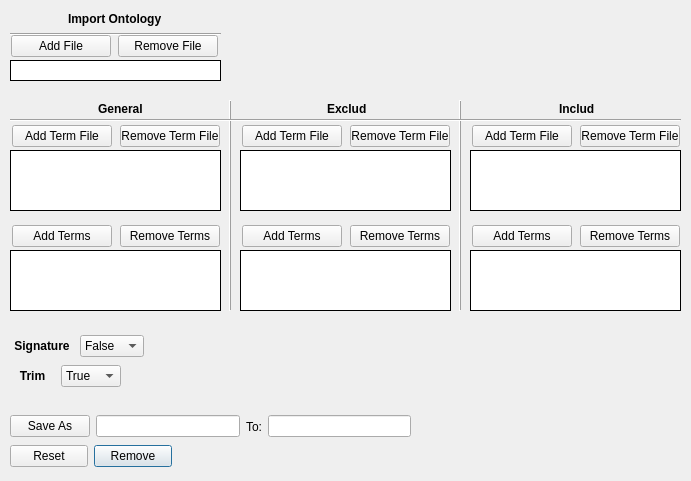
      <widget class="QWidget" name="Remove">
       <attribute name="title">
        <string>Remove</string>
       </attribute>
       <widget class="QListWidget" name="removeGeneralFileName">
        <property name="geometry">
         <rect>
          <x>10</x>
          <y>150</y>
          <width>211</width>
          <height>61</height>
         </rect>
        </property>
        <property name="frameShape">
         <enum>QFrame::Box</enum>
        </property>
        <property name="frameShadow">
         <enum>QFrame::Plain</enum>
        </property>
       </widget>
       <widget class="QWidget" name="layoutWidget_283">
        <property name="geometry">
         <rect>
          <x>10</x>
          <y>30</y>
          <width>211</width>
          <height>32</height>
         </rect>
        </property>
        <layout class="QHBoxLayout" name="horizontalLayout_307">
         <item>
          <widget class="QPushButton" name="removeAddOntology">
           <property name="sizePolicy">
            <sizepolicy hsizetype="Ignored" vsizetype="Fixed">
             <horstretch>0</horstretch>
             <verstretch>0</verstretch>
            </sizepolicy>
           </property>
           <property name="minimumSize">
            <size>
             <width>100</width>
             <height>0</height>
            </size>
           </property>
           <property name="maximumSize">
            <size>
             <width>100</width>
             <height>16777215</height>
            </size>
           </property>
           <property name="focusPolicy">
            <enum>Qt::NoFocus</enum>
           </property>
           <property name="contextMenuPolicy">
            <enum>Qt::DefaultContextMenu</enum>
           </property>
           <property name="text">
            <string>Add File</string>
           </property>
           <property name="default">
            <bool>false</bool>
           </property>
           <property name="flat">
            <bool>false</bool>
           </property>
          </widget>
         </item>
         <item>
          <widget class="QPushButton" name="removeRemoveOntology">
           <property name="sizePolicy">
            <sizepolicy hsizetype="Ignored" vsizetype="Fixed">
             <horstretch>0</horstretch>
             <verstretch>0</verstretch>
            </sizepolicy>
           </property>
           <property name="minimumSize">
            <size>
             <width>100</width>
             <height>0</height>
            </size>
           </property>
           <property name="maximumSize">
            <size>
             <width>100</width>
             <height>16777215</height>
            </size>
           </property>
           <property name="focusPolicy">
            <enum>Qt::NoFocus</enum>
           </property>
           <property name="text">
            <string>Remove File</string>
           </property>
          </widget>
         </item>
        </layout>
       </widget>
       <widget class="QListWidget" name="removeOntologyName">
        <property name="geometry">
         <rect>
          <x>10</x>
          <y>60</y>
          <width>211</width>
          <height>21</height>
         </rect>
        </property>
        <property name="frameShape">
         <enum>QFrame::Box</enum>
        </property>
        <property name="frameShadow">
         <enum>QFrame::Plain</enum>
        </property>
       </widget>
       <widget class="QWidget" name="layoutWidget_285">
        <property name="geometry">
         <rect>
          <x>10</x>
          <y>220</y>
          <width>212</width>
          <height>32</height>
         </rect>
        </property>
        <layout class="QHBoxLayout" name="horizontalLayout_311">
         <item>
          <widget class="QPushButton" name="removeGeneralAddTerm">
           <property name="sizePolicy">
            <sizepolicy hsizetype="Ignored" vsizetype="Fixed">
             <horstretch>0</horstretch>
             <verstretch>0</verstretch>
            </sizepolicy>
           </property>
           <property name="minimumSize">
            <size>
             <width>100</width>
             <height>0</height>
            </size>
           </property>
           <property name="maximumSize">
            <size>
             <width>100</width>
             <height>16777215</height>
            </size>
           </property>
           <property name="focusPolicy">
            <enum>Qt::NoFocus</enum>
           </property>
           <property name="contextMenuPolicy">
            <enum>Qt::DefaultContextMenu</enum>
           </property>
           <property name="text">
            <string>Add Terms</string>
           </property>
           <property name="default">
            <bool>false</bool>
           </property>
           <property name="flat">
            <bool>false</bool>
           </property>
          </widget>
         </item>
         <item>
          <widget class="QPushButton" name="removeGeneralRemoveTerm">
           <property name="sizePolicy">
            <sizepolicy hsizetype="Ignored" vsizetype="Fixed">
             <horstretch>0</horstretch>
             <verstretch>0</verstretch>
            </sizepolicy>
           </property>
           <property name="minimumSize">
            <size>
             <width>100</width>
             <height>0</height>
            </size>
           </property>
           <property name="maximumSize">
            <size>
             <width>100</width>
             <height>16777215</height>
            </size>
           </property>
           <property name="focusPolicy">
            <enum>Qt::NoFocus</enum>
           </property>
           <property name="text">
            <string>Remove Terms</string>
           </property>
          </widget>
         </item>
        </layout>
       </widget>
       <widget class="QListWidget" name="removeGeneralTermName">
        <property name="geometry">
         <rect>
          <x>10</x>
          <y>250</y>
          <width>211</width>
          <height>61</height>
         </rect>
        </property>
        <property name="frameShape">
         <enum>QFrame::Box</enum>
        </property>
        <property name="frameShadow">
         <enum>QFrame::Plain</enum>
        </property>
       </widget>
       <widget class="QListWidget" name="removeExcludeFileName">
        <property name="geometry">
         <rect>
          <x>240</x>
          <y>150</y>
          <width>211</width>
          <height>61</height>
         </rect>
        </property>
        <property name="frameShape">
         <enum>QFrame::Box</enum>
        </property>
        <property name="frameShadow">
         <enum>QFrame::Plain</enum>
        </property>
       </widget>
       <widget class="QListWidget" name="removeExcludeTermName">
        <property name="geometry">
         <rect>
          <x>240</x>
          <y>250</y>
          <width>211</width>
          <height>61</height>
         </rect>
        </property>
        <property name="frameShape">
         <enum>QFrame::Box</enum>
        </property>
        <property name="frameShadow">
         <enum>QFrame::Plain</enum>
        </property>
       </widget>
       <widget class="QWidget" name="layoutWidget_286">
        <property name="geometry">
         <rect>
          <x>240</x>
          <y>220</y>
          <width>212</width>
          <height>32</height>
         </rect>
        </property>
        <layout class="QHBoxLayout" name="horizontalLayout_312">
         <item>
          <widget class="QPushButton" name="removeExcludeAddTerm">
           <property name="sizePolicy">
            <sizepolicy hsizetype="Ignored" vsizetype="Fixed">
             <horstretch>0</horstretch>
             <verstretch>0</verstretch>
            </sizepolicy>
           </property>
           <property name="minimumSize">
            <size>
             <width>100</width>
             <height>0</height>
            </size>
           </property>
           <property name="maximumSize">
            <size>
             <width>100</width>
             <height>16777215</height>
            </size>
           </property>
           <property name="focusPolicy">
            <enum>Qt::NoFocus</enum>
           </property>
           <property name="contextMenuPolicy">
            <enum>Qt::DefaultContextMenu</enum>
           </property>
           <property name="text">
            <string>Add Terms</string>
           </property>
           <property name="default">
            <bool>false</bool>
           </property>
           <property name="flat">
            <bool>false</bool>
           </property>
          </widget>
         </item>
         <item>
          <widget class="QPushButton" name="removeExcludeRemoveTerm">
           <property name="sizePolicy">
            <sizepolicy hsizetype="Ignored" vsizetype="Fixed">
             <horstretch>0</horstretch>
             <verstretch>0</verstretch>
            </sizepolicy>
           </property>
           <property name="minimumSize">
            <size>
             <width>100</width>
             <height>0</height>
            </size>
           </property>
           <property name="maximumSize">
            <size>
             <width>100</width>
             <height>16777215</height>
            </size>
           </property>
           <property name="focusPolicy">
            <enum>Qt::NoFocus</enum>
           </property>
           <property name="text">
            <string>Remove Terms</string>
           </property>
          </widget>
         </item>
        </layout>
       </widget>
       <widget class="Line" name="line_3">
        <property name="geometry">
         <rect>
          <x>220</x>
          <y>100</y>
          <width>20</width>
          <height>211</height>
         </rect>
        </property>
        <property name="frameShadow">
         <enum>QFrame::Raised</enum>
        </property>
        <property name="orientation">
         <enum>Qt::Vertical</enum>
        </property>
       </widget>
       <widget class="QWidget" name="layoutWidget_289">
        <property name="geometry">
         <rect>
          <x>470</x>
          <y>220</y>
          <width>212</width>
          <height>32</height>
         </rect>
        </property>
        <layout class="QHBoxLayout" name="horizontalLayout_315">
         <item>
          <widget class="QPushButton" name="removeIncludeAddTerm">
           <property name="sizePolicy">
            <sizepolicy hsizetype="Ignored" vsizetype="Fixed">
             <horstretch>0</horstretch>
             <verstretch>0</verstretch>
            </sizepolicy>
           </property>
           <property name="minimumSize">
            <size>
             <width>100</width>
             <height>0</height>
            </size>
           </property>
           <property name="maximumSize">
            <size>
             <width>100</width>
             <height>16777215</height>
            </size>
           </property>
           <property name="focusPolicy">
            <enum>Qt::NoFocus</enum>
           </property>
           <property name="contextMenuPolicy">
            <enum>Qt::DefaultContextMenu</enum>
           </property>
           <property name="text">
            <string>Add Terms</string>
           </property>
           <property name="default">
            <bool>false</bool>
           </property>
           <property name="flat">
            <bool>false</bool>
           </property>
          </widget>
         </item>
         <item>
          <widget class="QPushButton" name="removeIncludeRemoveTerm">
           <property name="sizePolicy">
            <sizepolicy hsizetype="Ignored" vsizetype="Fixed">
             <horstretch>0</horstretch>
             <verstretch>0</verstretch>
            </sizepolicy>
           </property>
           <property name="minimumSize">
            <size>
             <width>100</width>
             <height>0</height>
            </size>
           </property>
           <property name="maximumSize">
            <size>
             <width>100</width>
             <height>16777215</height>
            </size>
           </property>
           <property name="focusPolicy">
            <enum>Qt::NoFocus</enum>
           </property>
           <property name="text">
            <string>Remove Terms</string>
           </property>
          </widget>
         </item>
        </layout>
       </widget>
       <widget class="QListWidget" name="removeIncludeTermName">
        <property name="geometry">
         <rect>
          <x>470</x>
          <y>250</y>
          <width>211</width>
          <height>61</height>
         </rect>
        </property>
        <property name="frameShape">
         <enum>QFrame::Box</enum>
        </property>
        <property name="frameShadow">
         <enum>QFrame::Plain</enum>
        </property>
       </widget>
       <widget class="Line" name="line_5">
        <property name="geometry">
         <rect>
          <x>450</x>
          <y>100</y>
          <width>20</width>
          <height>211</height>
         </rect>
        </property>
        <property name="frameShadow">
         <enum>QFrame::Raised</enum>
        </property>
        <property name="orientation">
         <enum>Qt::Vertical</enum>
        </property>
       </widget>
       <widget class="QListWidget" name="removeIncludeFileName">
        <property name="geometry">
         <rect>
          <x>470</x>
          <y>150</y>
          <width>211</width>
          <height>61</height>
         </rect>
        </property>
        <property name="frameShape">
         <enum>QFrame::Box</enum>
        </property>
        <property name="frameShadow">
         <enum>QFrame::Plain</enum>
        </property>
       </widget>
       <widget class="Line" name="line_11">
        <property name="geometry">
         <rect>
          <x>10</x>
          <y>110</y>
          <width>671</width>
          <height>20</height>
         </rect>
        </property>
        <property name="orientation">
         <enum>Qt::Horizontal</enum>
        </property>
       </widget>
       <widget class="QWidget" name="layoutWidget_307">
        <property name="geometry">
         <rect>
          <x>10</x>
          <y>440</y>
          <width>162</width>
          <height>32</height>
         </rect>
        </property>
        <layout class="QHBoxLayout" name="horizontalLayout_338">
         <item>
          <widget class="QPushButton" name="removeReset">
           <property name="sizePolicy">
            <sizepolicy hsizetype="Expanding" vsizetype="Fixed">
             <horstretch>0</horstretch>
             <verstretch>0</verstretch>
            </sizepolicy>
           </property>
           <property name="maximumSize">
            <size>
             <width>150</width>
             <height>16777215</height>
            </size>
           </property>
           <property name="focusPolicy">
            <enum>Qt::NoFocus</enum>
           </property>
           <property name="text">
            <string>Reset</string>
           </property>
          </widget>
         </item>
         <item>
          <widget class="QPushButton" name="removeButton">
           <property name="sizePolicy">
            <sizepolicy hsizetype="Expanding" vsizetype="Fixed">
             <horstretch>0</horstretch>
             <verstretch>0</verstretch>
            </sizepolicy>
           </property>
           <property name="minimumSize">
            <size>
             <width>0</width>
             <height>0</height>
            </size>
           </property>
           <property name="maximumSize">
            <size>
             <width>150</width>
             <height>16777215</height>
            </size>
           </property>
           <property name="focusPolicy">
            <enum>Qt::NoFocus</enum>
           </property>
           <property name="autoFillBackground">
            <bool>false</bool>
           </property>
           <property name="text">
            <string>Remove</string>
           </property>
           <property name="autoDefault">
            <bool>false</bool>
           </property>
           <property name="default">
            <bool>true</bool>
           </property>
           <property name="flat">
            <bool>false</bool>
           </property>
          </widget>
         </item>
        </layout>
       </widget>
       <widget class="QWidget" name="layoutWidget_308">
        <property name="geometry">
         <rect>
          <x>10</x>
          <y>410</y>
          <width>401</width>
          <height>33</height>
         </rect>
        </property>
        <layout class="QHBoxLayout" name="horizontalLayout_339">
         <item>
          <widget class="QPushButton" name="removeSaveAs">
           <property name="focusPolicy">
            <enum>Qt::NoFocus</enum>
           </property>
           <property name="text">
            <string>Save As</string>
           </property>
          </widget>
         </item>
         <item>
          <widget class="QLineEdit" name="removeNameSave">
           <property name="focusPolicy">
            <enum>Qt::NoFocus</enum>
           </property>
           <property name="text">
            <string/>
           </property>
           <property name="alignment">
            <set>Qt::AlignLeading|Qt::AlignLeft|Qt::AlignVCenter</set>
           </property>
           <property name="dragEnabled">
            <bool>false</bool>
           </property>
           <property name="placeholderText">
            <string/>
           </property>
           <property name="clearButtonEnabled">
            <bool>false</bool>
           </property>
          </widget>
         </item>
         <item>
          <widget class="QLabel" name="label_193">
           <property name="text">
            <string>To:</string>
           </property>
           <property name="alignment">
            <set>Qt::AlignCenter</set>
           </property>
          </widget>
         </item>
         <item>
          <widget class="QLineEdit" name="removeSavePath">
           <property name="focusPolicy">
            <enum>Qt::NoFocus</enum>
           </property>
          </widget>
         </item>
        </layout>
       </widget>
       <widget class="QWidget" name="layoutWidget">
        <property name="geometry">
         <rect>
          <x>10</x>
          <y>330</y>
          <width>134</width>
          <height>32</height>
         </rect>
        </property>
        <layout class="QHBoxLayout" name="horizontalLayout_99">
         <item>
          <widget class="QLabel" name="label_63">
           <property name="font">
            <font>
             <family>Arial</family>
             <pointsize>9</pointsize>
             <bold>true</bold>
            </font>
           </property>
           <property name="text">
            <string>Signature</string>
           </property>
           <property name="alignment">
            <set>Qt::AlignCenter</set>
           </property>
          </widget>
         </item>
         <item>
          <widget class="QComboBox" name="removeSignature">
           <property name="focusPolicy">
            <enum>Qt::NoFocus</enum>
           </property>
           <property name="editable">
            <bool>false</bool>
           </property>
           <property name="currentText">
            <string>False</string>
           </property>
           <item>
            <property name="text">
             <string>False</string>
            </property>
           </item>
           <item>
            <property name="text">
             <string>True</string>
            </property>
           </item>
          </widget>
         </item>
        </layout>
       </widget>
       <widget class="QWidget" name="layoutWidget">
        <property name="geometry">
         <rect>
          <x>10</x>
          <y>360</y>
          <width>111</width>
          <height>32</height>
         </rect>
        </property>
        <layout class="QHBoxLayout" name="horizontalLayout_161">
         <item>
          <widget class="QLabel" name="label_88">
           <property name="font">
            <font>
             <family>Arial</family>
             <pointsize>9</pointsize>
             <bold>true</bold>
            </font>
           </property>
           <property name="text">
            <string>Trim</string>
           </property>
           <property name="alignment">
            <set>Qt::AlignCenter</set>
           </property>
          </widget>
         </item>
         <item>
          <widget class="QComboBox" name="removeTrim">
           <property name="focusPolicy">
            <enum>Qt::NoFocus</enum>
           </property>
           <property name="editable">
            <bool>false</bool>
           </property>
           <property name="currentText">
            <string>True</string>
           </property>
           <item>
            <property name="text">
             <string>True</string>
            </property>
           </item>
           <item>
            <property name="text">
             <string>False</string>
            </property>
           </item>
          </widget>
         </item>
        </layout>
       </widget>
       <widget class="QWidget" name="layoutWidget">
        <property name="geometry">
         <rect>
          <x>10</x>
          <y>120</y>
          <width>212</width>
          <height>32</height>
         </rect>
        </property>
        <layout class="QHBoxLayout" name="horizontalLayout_308">
         <item>
          <widget class="QPushButton" name="removeGeneralAddTermFile">
           <property name="sizePolicy">
            <sizepolicy hsizetype="Ignored" vsizetype="Fixed">
             <horstretch>0</horstretch>
             <verstretch>0</verstretch>
            </sizepolicy>
           </property>
           <property name="minimumSize">
            <size>
             <width>100</width>
             <height>0</height>
            </size>
           </property>
           <property name="maximumSize">
            <size>
             <width>100</width>
             <height>16777215</height>
            </size>
           </property>
           <property name="focusPolicy">
            <enum>Qt::NoFocus</enum>
           </property>
           <property name="contextMenuPolicy">
            <enum>Qt::DefaultContextMenu</enum>
           </property>
           <property name="text">
            <string>Add Term File</string>
           </property>
           <property name="default">
            <bool>false</bool>
           </property>
           <property name="flat">
            <bool>false</bool>
           </property>
          </widget>
         </item>
         <item>
          <widget class="QPushButton" name="removeGeneralRemoveTermFile">
           <property name="sizePolicy">
            <sizepolicy hsizetype="Ignored" vsizetype="Fixed">
             <horstretch>0</horstretch>
             <verstretch>0</verstretch>
            </sizepolicy>
           </property>
           <property name="minimumSize">
            <size>
             <width>100</width>
             <height>0</height>
            </size>
           </property>
           <property name="maximumSize">
            <size>
             <width>100</width>
             <height>16777215</height>
            </size>
           </property>
           <property name="focusPolicy">
            <enum>Qt::NoFocus</enum>
           </property>
           <property name="text">
            <string>Remove Term File</string>
           </property>
          </widget>
         </item>
        </layout>
       </widget>
       <widget class="QLabel" name="label_177">
        <property name="geometry">
         <rect>
          <x>98</x>
          <y>101</y>
          <width>51</width>
          <height>16</height>
         </rect>
        </property>
        <property name="font">
         <font>
          <family>Arial</family>
          <pointsize>9</pointsize>
          <bold>true</bold>
         </font>
        </property>
        <property name="text">
         <string>General</string>
        </property>
       </widget>
       <widget class="QWidget" name="layoutWidget">
        <property name="geometry">
         <rect>
          <x>240</x>
          <y>120</y>
          <width>212</width>
          <height>32</height>
         </rect>
        </property>
        <layout class="QHBoxLayout" name="horizontalLayout_313">
         <item>
          <widget class="QPushButton" name="removeExcludeAddTermFile">
           <property name="sizePolicy">
            <sizepolicy hsizetype="Ignored" vsizetype="Fixed">
             <horstretch>0</horstretch>
             <verstretch>0</verstretch>
            </sizepolicy>
           </property>
           <property name="minimumSize">
            <size>
             <width>100</width>
             <height>0</height>
            </size>
           </property>
           <property name="maximumSize">
            <size>
             <width>100</width>
             <height>16777215</height>
            </size>
           </property>
           <property name="focusPolicy">
            <enum>Qt::NoFocus</enum>
           </property>
           <property name="contextMenuPolicy">
            <enum>Qt::DefaultContextMenu</enum>
           </property>
           <property name="text">
            <string>Add Term File</string>
           </property>
           <property name="default">
            <bool>false</bool>
           </property>
           <property name="flat">
            <bool>false</bool>
           </property>
          </widget>
         </item>
         <item>
          <widget class="QPushButton" name="removeExcludeRemoveTermFile">
           <property name="sizePolicy">
            <sizepolicy hsizetype="Ignored" vsizetype="Fixed">
             <horstretch>0</horstretch>
             <verstretch>0</verstretch>
            </sizepolicy>
           </property>
           <property name="minimumSize">
            <size>
             <width>100</width>
             <height>0</height>
            </size>
           </property>
           <property name="maximumSize">
            <size>
             <width>100</width>
             <height>16777215</height>
            </size>
           </property>
           <property name="focusPolicy">
            <enum>Qt::NoFocus</enum>
           </property>
           <property name="text">
            <string>Remove Term File</string>
           </property>
          </widget>
         </item>
        </layout>
       </widget>
       <widget class="QLabel" name="label_175">
        <property name="geometry">
         <rect>
          <x>327</x>
          <y>101</y>
          <width>39</width>
          <height>16</height>
         </rect>
        </property>
        <property name="font">
         <font>
          <family>Arial</family>
          <pointsize>9</pointsize>
          <bold>true</bold>
         </font>
        </property>
        <property name="text">
         <string>Exclude</string>
        </property>
       </widget>
       <widget class="QWidget" name="layoutWidget">
        <property name="geometry">
         <rect>
          <x>470</x>
          <y>120</y>
          <width>212</width>
          <height>32</height>
         </rect>
        </property>
        <layout class="QHBoxLayout" name="horizontalLayout_314">
         <item>
          <widget class="QPushButton" name="removeIncludeAddTermFile">
           <property name="sizePolicy">
            <sizepolicy hsizetype="Ignored" vsizetype="Fixed">
             <horstretch>0</horstretch>
             <verstretch>0</verstretch>
            </sizepolicy>
           </property>
           <property name="minimumSize">
            <size>
             <width>100</width>
             <height>0</height>
            </size>
           </property>
           <property name="maximumSize">
            <size>
             <width>100</width>
             <height>16777215</height>
            </size>
           </property>
           <property name="focusPolicy">
            <enum>Qt::NoFocus</enum>
           </property>
           <property name="contextMenuPolicy">
            <enum>Qt::DefaultContextMenu</enum>
           </property>
           <property name="text">
            <string>Add Term File</string>
           </property>
           <property name="default">
            <bool>false</bool>
           </property>
           <property name="flat">
            <bool>false</bool>
           </property>
          </widget>
         </item>
         <item>
          <widget class="QPushButton" name="removeIncludeRemoveTermFile">
           <property name="sizePolicy">
            <sizepolicy hsizetype="Ignored" vsizetype="Fixed">
             <horstretch>0</horstretch>
             <verstretch>0</verstretch>
            </sizepolicy>
           </property>
           <property name="minimumSize">
            <size>
             <width>100</width>
             <height>0</height>
            </size>
           </property>
           <property name="maximumSize">
            <size>
             <width>100</width>
             <height>16777215</height>
            </size>
           </property>
           <property name="focusPolicy">
            <enum>Qt::NoFocus</enum>
           </property>
           <property name="text">
            <string>Remove Term File</string>
           </property>
          </widget>
         </item>
        </layout>
       </widget>
       <widget class="QLabel" name="label_176">
        <property name="geometry">
         <rect>
          <x>559</x>
          <y>101</y>
          <width>35</width>
          <height>16</height>
         </rect>
        </property>
        <property name="font">
         <font>
          <family>Arial</family>
          <pointsize>9</pointsize>
          <bold>true</bold>
         </font>
        </property>
        <property name="text">
         <string>Include</string>
        </property>
       </widget>
       <widget class="QWidget" name="">
        <property name="geometry">
         <rect>
          <x>10</x>
          <y>10</y>
          <width>211</width>
          <height>26</height>
         </rect>
        </property>
        <layout class="QVBoxLayout" name="verticalLayout_21">
         <item alignment="Qt::AlignHCenter">
          <widget class="QLabel" name="label_167">
           <property name="font">
            <font>
             <family>Arial</family>
             <pointsize>9</pointsize>
             <bold>true</bold>
            </font>
           </property>
           <property name="text">
            <string>Import Ontology</string>
           </property>
          </widget>
         </item>
         <item>
          <widget class="Line" name="line_36">
           <property name="orientation">
            <enum>Qt::Horizontal</enum>
           </property>
          </widget>
         </item>
        </layout>
       </widget>
      </widget>
